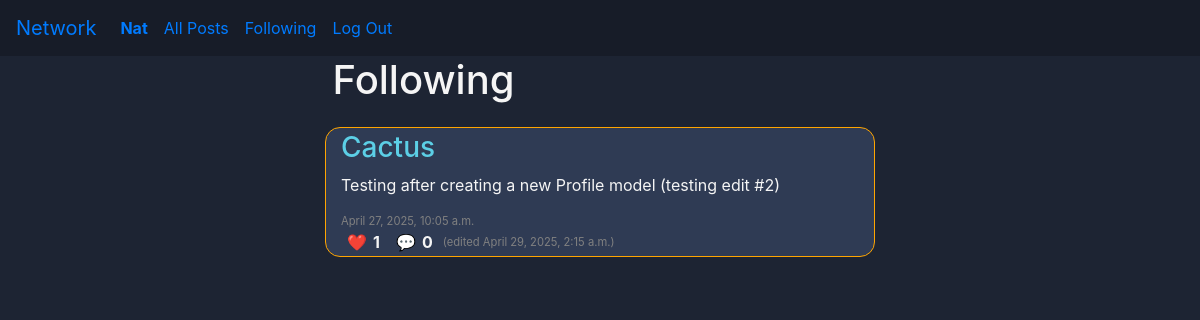
The app's page /following (signed in) with its own data.
### network/models.py (models this page shows, shortened)
class User(AbstractUser):
    pass

class Post(models.Model):
    profile = models.ForeignKey("Profile", on_delete=models.CASCADE)
    content = models.TextField(max_length=512, blank=False, null=False)
    likes = models.ManyToManyField("Profile", blank=True, related_name="liked_posts")
    timestamp = models.DateTimeField(auto_now_add=True)
    edited_timestamp = models.DateTimeField(auto_now_add=False, null=True) # TODO
    @property
    def like_count(self):
        return self.likes.count()
    @property
    def comment_count(self):
        return self.comment_set.count()

class Profile(models.Model):
    user = models.OneToOneField(User, on_delete=models.CASCADE)
    following = models.ManyToManyField("self", symmetrical=False, blank=True, related_name="followers")
    saved_posts = models.ManyToManyField("Post", blank=True, related_name="saved_by_profiles")
    profile_picture = models.ImageField(upload_to='profile_pics/', blank=True, null=True) # TODO
    profile_picture_url = models.URLField(blank=True, null=True) # TODO
    bio = models.CharField(max_length=512, null=True, blank=True) # TODO

### network/views.py (the view)
# urls.py: path("following", views.following_posts, name="following_posts"),
@login_required
def following_posts(request):
    return post_paginator(
        request,
        query=Post.objects.select_related("profile").filter(profile__in=request.user.profile.following.all()).order_by("-timestamp"),
        template="network/following.html",
        title="Following",
    )

### network/views.py (called while the page is built)
def post_paginator(request, query, template, title, user_obj=None):
    paginator = Paginator(query, 10)
    page_number = request.GET.get("page")
    page_obj = paginator.get_page(page_number)
    return render(request, template, {
        "page_obj": page_obj,
        "title": title,
        "user_obj": user_obj
    })

### network/templates/network/following.html (shortened to what this page needs)
{% extends 'network/layout.html' %}
{% load static %}
{% block body %}
    <div class="header-div">
        <h1 class="header-txt">Following</h1>
    </div>
{% include "network/partials/load_posts.html" with page_obj=page_obj %}
{% endblock %}

### network/templates/network/layout.html (shortened to what this page needs)
{% load static %}
<!DOCTYPE html>
<html lang="en">
    <head>
        <link rel="stylesheet" href="https://stackpath.bootstrapcdn.com/bootstrap/4.4.1/css/bootstrap.min.css">
        <link href="{% static 'network/styles.css' %}" rel="stylesheet">
    </head>
    <body>
        <nav class="navbar navbar-expand-lg nav">
            <a class="navbar-brand" href="#">Network</a>
            <div>
              <ul class="navbar-nav mr-auto">
                {% if user.is_authenticated %}
                    <li class="nav-item">
                        <a class="nav-link" href="{% url 'profile' username=user.username %}"><strong>{{ user.username }}</strong></a>
                    </li>
                {% endif %}
                <li class="nav-item">
                  <a class="nav-link" href="{% url 'index' %}">All Posts</a>
                </li>
                {% if user.is_authenticated %}
                    <li class="nav-item">
                        <a class="nav-link" href="{% url 'following_posts' %}">Following</a>
                    </li>
                    <li class="nav-item">
                        <a class="nav-link" href="{% url 'logout' %}">Log Out</a>
                    </li>
                {% endif %}
              </ul>
            </div>
          </nav>
        <div class="body">
            {% block body %}
            {% endblock %}
        </div>
    </body>
</html>

### network/templates/network/partials/load_posts.html (shortened to what this page needs)
<div class="posts-div">
    {% for post in page_obj %}
        <div class="post-div">
            <h3><a class="post-header-txt" href="{% url 'profile' username=post.profile.user.username %}">{{ post.profile.user.username }}</a></h3>
            <div class="post-text-div">
                <p class="post-text">{{ post.content }}</p>
            </div>
            <p class="timestamp-txt">{{ post.timestamp }}</p>
            <div class="post-interact-div">
                {% if user.is_authenticated %}
                    <button class="like-btn post-interact-btn" data-id="{{ post.id }}"
                    data-liked="{% if user in post.likes.all %}true{% else %}false{% endif %}">❤️</button>
                {% else %}
                    🩶
                {% endif %}
                <strong class="like-count count">{{ post.like_count }}</strong>
                <button class="post-interact-btn" data-id="{{ post.id }}">💬</button>
                <strong class="comment-count count">{{ post.comment_count }}</strong>
                    <p class="edited-timestamp-txt timestamp-txt">
                        {% if post.edited_timestamp %}
                            (edited {{ post.edited_timestamp }})
                        {% endif %}
                    </p>
            </div>
        </div>
    {% endfor %}
</div>

### network/static/network/styles.css (style rules this page uses)
* { margin: 0; box-sizing: border-box; }
.nav { background-color: #171c28; }
.body { background-color: #1d2433; color: whitesmoke; display: flex; flex-direction: column; align-items: center; min-height: 100vh; }
.header-txt { align-self: flex-start; margin-left: 15px; width: 550px; }
.post-header-txt { color: #5ccfe6; }
.post-div { border-radius: 15px; width: 550px; background-color: #2f3b54; margin-top: 15px; padding: 3px 0 1px 15px; border: 1px solid orange; }
.post-interact-div { width: 100%; display: inline-flex; align-items: center; }
.count { margin-right: 10px; }
.post-interact-btn { border: none; background-color: inherit; }
.timestamp-txt { font-size: 0.7rem; color: grey; margin: 0; }

### records on screen
User: username "Nat"
Post: profile.user.username "Cactus", content "Testing after creating a new Profile model (testing edit #2)", timestamp "April 27, 2025, 10:05 a.m.", like_count "1", comment_count "0", edited_timestamp "April 29, 2025, 2:15 a.m."
